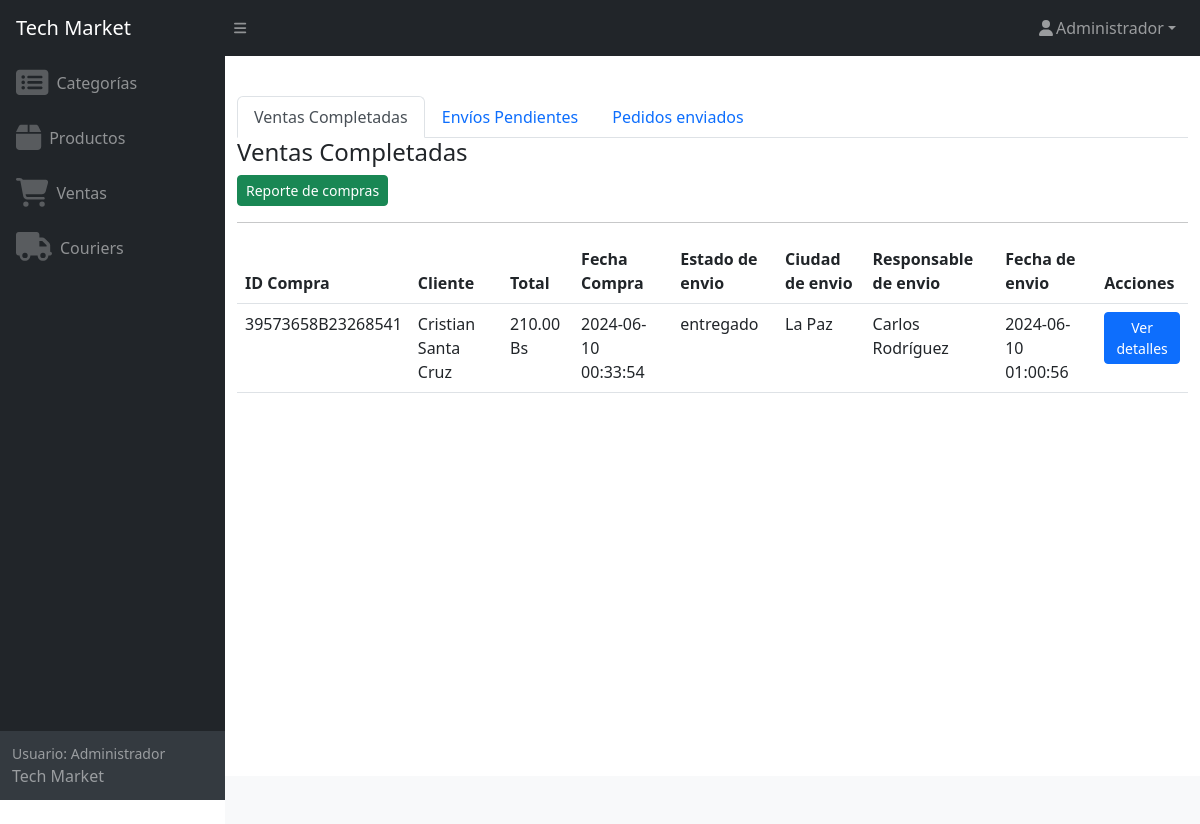
Screenshot of /admin/compras/index.php (signed in) with the database file from the repository.
### tables this page shows
CREATE TABLE `compra` (
  `id` int(11) NOT NULL,
  `id_transaccion` varchar(20) NOT NULL,
  `fecha` datetime NOT NULL,
  `status` varchar(20) NOT NULL,
  `email` varchar(60) NOT NULL,
  `id_cliente` varchar(20) NOT NULL,
  `ciudad_envio` varchar(20) DEFAULT NULL,
  `direccion_envio` varchar(50) DEFAULT NULL,
  `nro_puerta` varchar(4) DEFAULT NULL,
  `id_courier` int(5) DEFAULT NULL,
  `estado_envio` varchar(20) NOT NULL DEFAULT 'no enviado',
  `fecha_envio` datetime NOT NULL,
  `medio_pago` varchar(20) NOT NULL,
  `totalUSD` decimal(10,2) NOT NULL,
  `totalBOB` decimal(10,2) NOT NULL
);

CREATE TABLE `couriers` (
  `id` int(11) NOT NULL,
  `carnet` varchar(15) DEFAULT NULL,
  `nombre` varchar(50) NOT NULL,
  `celular` varchar(8) NOT NULL,
  `empresa` varchar(50) DEFAULT NULL,
  `activo` int(11) NOT NULL DEFAULT 1
);

### admin/compras/index.php (the view, shortened to what this page needs)
<?php
$db = new Database();
$con = $db->conectar();
$sql = "SELECT compra.id_transaccion, compra.fecha, compra.status, compra.medio_pago, compra.fecha_envio,
        CONCAT(clientes.nombres, ' ', clientes.apellidos) AS cliente, compra.totalBOB,
        compra.estado_envio, compra.ciudad_envio, couriers.nombre AS courier_nombre
        FROM compra
        INNER JOIN clientes ON compra.id_cliente = clientes.id
        LEFT JOIN couriers ON compra.id_courier = couriers.id
        WHERE compra.id_courier IS NOT NULL AND compra.estado_envio = 'entregado'
        ORDER BY DATE(compra.fecha) DESC";
$resultado = $con->query($sql);
require_once '../header.php';
?>
<main class="flex-shrink-0">
    <div class="container mt-3">
        <ul class="nav nav-tabs" id="myTab" role="tablist">
            <li class="nav-item" role="presentation">
                <button class="nav-link active" id="compras-tab" data-bs-toggle="tab" data-bs-target="#compras" type="button" role="tab" aria-controls="compras" aria-selected="true">Ventas Completadas</button>
            </li>
            <li class="nav-item" role="presentation">
                <button class="nav-link" id="envios-pendientes-tab" data-bs-toggle="tab" data-bs-target="#envios-pendientes" type="button" role="tab" aria-controls="envios-pendientes" aria-selected="false">Envíos Pendientes</button>
            </li>
            <li class="nav-item" role="presentation">
                <button class="nav-link" id="pedidos-enviados-tab" data-bs-toggle="tab" data-bs-target="#pedidos-enviados" type="button" role="tab" aria-controls="pedidos-enviados" aria-selected="false">Pedidos enviados</button>
            </li>
        </ul>
        <div class="tab-content" id="myTabContent">
            <div class="tab-pane fade show active" id="compras" role="tabpanel" aria-labelledby="compras-tab">
                <h4>Ventas Completadas</h4>
                <a href="genera_reporte_compras.php" class="btn btn-success btn-sm">Reporte de compras</a>
                <hr>
                <table class="table">
                    <thead>
                        <tr>
                            <th>ID Compra</th>
                            <th>Cliente</th>
                            <th>Total</th>
                            <th>Fecha Compra</th>
                            <th>Estado de envio</th>
                            <th>Ciudad de envio</th>
                            <th>Responsable de envio</th>
                            <th>Fecha de envio</th>
                            <th>Acciones</th>
                        </tr>
                    </thead>
                    <tbody>
                        <?php while ($row = $resultado->fetch(PDO::FETCH_ASSOC)) { ?>
                            <tr>
                                <td><?php echo $row['id_transaccion'] ?></td>
                                <td><?php echo $row['cliente'] ?></td>
                                <td><?php echo $row['totalBOB'] . ' ' . MONEDA ?></td>
                                <td><?php echo $row['fecha'] ?></td>
                                <td><?php echo $row['estado_envio'] ?></td>
                                <td><?php echo $row['ciudad_envio'] ?></td>
                                <td><?php echo $row['courier_nombre'] ?></td>
                                <td><?php echo $row['fecha_envio']
                                    ?></td>
                                <td>
                                    <button type="button" class="btn btn-sm btn-primary" data-bs-toggle="modal" data-bs-target="#detalleModal" data-bs-orden="<?= $row['id_transaccion']; ?>">Ver detalles</button>
                                </td>
                            </tr>
                        <?php } ?>
                    </tbody>
                </table>
            </div>
        </div>
    </div>
</main>
<?php include '../footer.php'; ?>

### rows the page displays
compra: id_transaccion "39573658B23268541", cliente "Cristian Santa Cruz", totalBOB "210.00", fecha "2024-06-10 00:33:54", estado_envio "entregado", ciudad_envio "La Paz", id_courier.nombre "Carlos Rodríguez", fecha_envio "2024-06-10 01:00:56"

### other values shown
$_SESSION['user_name'] "Administrador"
